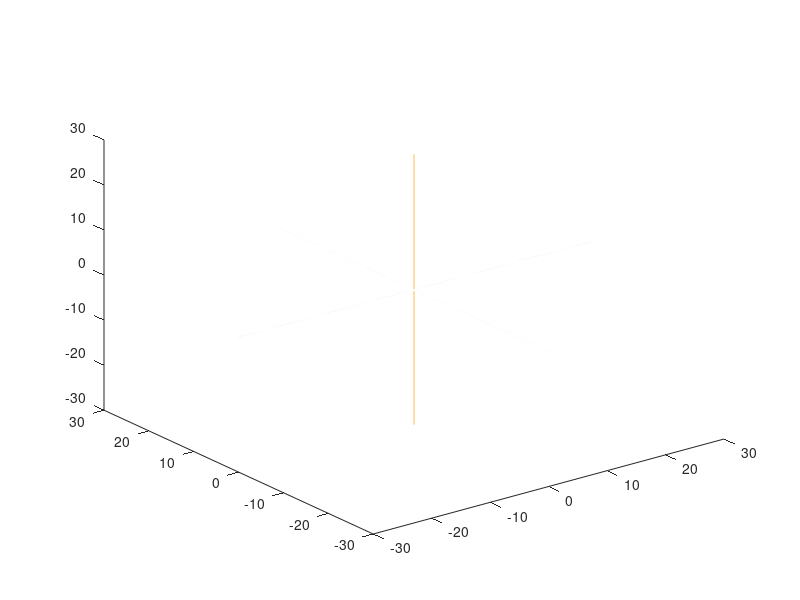

This figure's MATLAB source: (Note: this script raises an error after producing the figure.)
function Hand_Min_Max_Right_Instance_CSVRead()
Data = csvread('RightHandMotionData.csv', 1, 0);
Data2 = csvread('RightHandMotion_Min_Max_Data.csv', 1, 1);

%Getting Min and Max Data
RMax = Data2(2,1);
RMin = Data2(4,1);
IMax = Data2(2,2);
IMin = Data2(4,2);
TMax = Data2(2,3);
TMin = Data2(4,3);
PMax = Data2(2,4);
PMin = Data2(4,4);

Time = Data(1:end, 1);
Size = length(Time);
red = Data(1:end, 2);
blue = Data(1:end, 5);
green = Data(1:end, 3);
white = Data(1:end, 4);

Helper = 90*ones(Size,1);
Helper2 = -pi/2*ones(Size,1);
Helper3 = -pi*ones(Size,1);
red = Helper - red;
blue = Helper - blue;
green = Helper - green;
white = Helper - white;



red = pi/180*red; %Ring Finger
blue = pi/180*blue;
green = pi/180*green;%Index Finger
white = pi/180*white;%Thumb

red2 = 2*red;
green2 = 2*green;
blue2 = 2*blue;
white2= 2*white;

red2 = red2 + Helper2;
green2 = green2 + Helper2;
blue2 = blue2 + Helper2;
white2= white2 + Helper2;

red3 = 3*red;
green3 = 3*green;
blue3 = 3*blue;
white3 = 3*white;

red3 = red3 + Helper3;
green3 = green3 + Helper3;
blue3 = blue3 + Helper3;
white3 = white3 + Helper3;

scale = 2;
%------------------Spherical Coordinate Conversion-------------------------
Theta = pi/2*ones(Size, 1);
Theta_Thumb = -pi/4*ones(Size,1);
%Finger Length Matrix for lower half of finger
Finger_Lower_1 = scale*2*ones(Size,1);%Pinky
Finger_Lower_2 = scale*2.4*ones(Size,1);
Finger_Lower_3 = scale*2.8*ones(Size,1);
Finger_Lower_4 = scale*2.5*ones(Size,1);%Index Finger
Thumb_Lower = scale*2.5*ones(Size,1);
Finger_Middle_1 = scale*1.6*ones(Size,1);%Pinky
Finger_Middle_2 = scale*2.7*ones(Size,1);
Finger_Middle_3 = scale*2.8*ones(Size,1);
Finger_Middle_4 = scale*2.6*ones(Size,1);%Index Finger
Thumb_Upper = scale*2.5*ones(Size,1); %Thumbs only have two parts
Finger_Upper_1 = scale*2*ones(Size,1);
Finger_Upper_2 = scale*2.5*ones(Size,1);
Finger_Upper_3 = scale*2.5*ones(Size,1);
Finger_Upper_4 = scale*2.3*ones(Size,1);

%Conversion from Spherical to Rectangular Coordinates 
%Pinky 1
x_1_1 = Finger_Lower_1.*sin(blue).*cos(Theta);
y_1_1 = Finger_Lower_1.*sin(blue).*sin(Theta);
z_1_1 = Finger_Lower_1.*cos(blue);

%Pinky 2
x_2_1 = Finger_Middle_1.*sin(blue2).*cos(Theta);
y_2_1 = Finger_Middle_1.*sin(blue2).*sin(Theta);
z_2_1 = Finger_Middle_1.*cos(blue2);

%Pinky 3
x_3_1 = Finger_Upper_1.*sin(blue3).*cos(Theta);
y_3_1 = Finger_Upper_1.*sin(blue3).*sin(Theta);
z_3_1 = Finger_Upper_1.*cos(blue3);

%Ring Finger 1
x_1_2 = Finger_Lower_2.*sin(red).*cos(Theta);
y_1_2 = Finger_Lower_2.*sin(red).*sin(Theta);
z_1_2 = Finger_Lower_2.*cos(red);

%Ring Finger 2
x_2_2 = Finger_Middle_2.*sin(red2).*cos(Theta);
y_2_2 = Finger_Middle_2.*sin(red2).*sin(Theta);
z_2_2 = Finger_Middle_2.*cos(red2);

%Ring Finger 3
x_3_2 = Finger_Upper_2.*sin(red3).*cos(Theta);
y_3_2 = Finger_Upper_2.*sin(red3).*sin(Theta);
z_3_2 = Finger_Upper_2.*cos(red3);


%Middle Finger 1
x_1_3 = Finger_Lower_3.*sin(red).*cos(Theta);
y_1_3 = Finger_Lower_3.*sin(red).*sin(Theta);
z_1_3 = Finger_Lower_3.*cos(red);

%Middle Finger 2
x_2_3 = Finger_Middle_3.*sin(red2).*cos(Theta);
y_2_3 = Finger_Middle_3.*sin(red2).*sin(Theta);
z_2_3 = Finger_Middle_3.*cos(red2);

%Middle Finger 3
x_3_3 = Finger_Upper_3.*sin(red3).*cos(Theta);
y_3_3 = Finger_Upper_3.*sin(red3).*sin(Theta);
z_3_3 = Finger_Upper_3.*cos(red3);

%Index Finger 1
x_1_4 = Finger_Lower_4.*sin(green).*cos(Theta);
y_1_4 = Finger_Lower_4.*sin(green).*sin(Theta);
z_1_4 = Finger_Lower_4.*cos(green);

%Index Finger 2
x_2_4 = Finger_Middle_4.*sin(green2).*cos(Theta);
y_2_4 = Finger_Middle_4.*sin(green2).*sin(Theta);
z_2_4 = Finger_Middle_4.*cos(green2);

%Index Finger 3
x_3_4 = Finger_Upper_4.*sin(green3).*cos(Theta);
y_3_4 = Finger_Upper_4.*sin(green3).*sin(Theta);
z_3_4 = Finger_Upper_4.*cos(green3);

%Thumb 1
x_1_5 = Thumb_Lower.*sin(white).*cos(Theta_Thumb);
y_1_5 = Thumb_Lower.*sin(white).*sin(Theta_Thumb);
z_1_5 = Thumb_Lower.*cos(white);

%Ihumb 2
x_2_5 = Thumb_Upper.*sin(white2).*cos(Theta_Thumb);
y_2_5 = Thumb_Upper.*sin(white2).*sin(Theta_Thumb);
z_2_5 = Thumb_Upper.*cos(white2);









%--------------------------------------------------------------------------
%Line/Axis Plots 
t1a = -30:.01:30;
t1b = 0*t1a;
t1c = 0*t1a;

t2b = -30:.01:30;
t2a = 0*t2b;
t2c = 0*t2b;

t3c = -30:.01:30;
t3a = 0*t3c;
t3b = 0*t3c;
%--------------------------------------------------------------------------

finger_r = 1.5;
thumb_r = 1.6;
n = 20;
cyl_color_1 = 'yellow';
cyl_color_2 = 'yellow';
cyl_color_3 = 'yellow';
cyl_color_4 = 'yellow';
cyl_color_5 = 'yellow';

closed = 1;
lines = 0;

for j = 1:Size
    %Axis Plots are necessary for instances not to show
    %Plot Axes
    plot3(t1a, t1b, t1c);
    hold on
    plot3(t2a, t2b, t2c);
    hold on
    plot3(t3a, t3b, t3c);
    hold on
    
    %Coordinate Set
    %Pinky 1
    xyz_begin_1_1 = [1.5 0 0];
    
    xyz_end_1_1 = [x_1_1(j) y_1_1(j) z_1_1(j)] + xyz_begin_1_1;
    
    %Pinky 2
    xyz_begin_2_1 = xyz_end_1_1;
    
    xyz_end_2_1 = [x_2_1(j) y_2_1(j) z_2_1(j)] + xyz_begin_2_1;
    
    %Pinky 3
    xyz_begin_3_1 = xyz_end_2_1;
    
    xyz_end_3_1 = [x_3_1(j) y_3_1(j) z_3_1(j)] + xyz_begin_3_1;
    
    %Ring 1
    xyz_begin_1_2 = [5 0 0];
    
    xyz_end_1_2 = [x_1_2(j) y_1_2(j) z_1_2(j)] + xyz_begin_1_2;
    
    %Ring 2
    xyz_begin_2_2 = xyz_end_1_2;
    
    xyz_end_2_2 = [x_2_2(j) y_2_2(j) z_2_2(j)] + xyz_begin_2_2;
    
    %Ring 3
    xyz_begin_3_2 = xyz_end_2_2;
    
    xyz_end_3_2 = [x_3_2(j) y_3_2(j) z_3_2(j)] + xyz_begin_3_2;
    
    %Middle 1
    xyz_begin_1_3 = [8.5 0 0];
    
    xyz_end_1_3 = [x_1_3(j) y_1_3(j) z_1_3(j)] + xyz_begin_1_3;
    
    %Middle 2
    xyz_begin_2_3 = xyz_end_1_3;
    
    xyz_end_2_3 = [x_2_3(j) y_2_3(j) z_2_3(j)] + xyz_begin_2_3;
    
    %Middle 3
    xyz_begin_3_3 = xyz_end_2_3;
    
    xyz_end_3_3 = [x_3_3(j) y_3_3(j) z_3_3(j)] + xyz_begin_3_3;
    
    %Index 1
    xyz_begin_1_4 = [13 0 0];
    
    xyz_end_1_4 = [x_1_4(j) y_1_4(j) z_1_4(j)] + xyz_begin_1_4;
    
    %Index 2
    xyz_begin_2_4 = xyz_end_1_4;
    
    xyz_end_2_4 = [x_2_4(j) y_2_4(j) z_2_4(j)] + xyz_begin_2_4;
    
    %Index 3
    xyz_begin_3_4 = xyz_end_2_4;
    
    xyz_end_3_4 = [x_3_4(j) y_3_4(j) z_3_4(j)] + xyz_begin_3_4;
    
    %Thumb 1
    xyz_begin_1_5 = [15 -10 0];
    
    xyz_end_1_5 = [x_1_5(j) y_1_5(j) z_1_5(j)] + xyz_begin_1_5;
    
    %Thumb 2
    xyz_begin_2_5 = xyz_end_1_5;
    
    xyz_end_2_5 = [x_2_5(j) y_2_5(j) z_2_5(j)] + xyz_begin_2_5;

    %Plot Rectangle Hand
    Cylinder([7.5 0 -7.5],[7.5 -10 -7.5],7.5,n,cyl_color,closed,lines)
    
    %Plotting Fingers -----------------------------------------------------
    %Pinky
    switch(j)
        case PMax
            cyl_color_1 = 'blue';
        case PMin
            cyl_color_1 = 'red';
        otherwise
            cyl_color_1 = 'yellow';
    end
    
    Cylinder(xyz_begin_1_1,xyz_end_1_1,finger_r,n,cyl_color_1,closed,lines)
    hold on
    Cylinder(xyz_begin_2_1,xyz_end_2_1,finger_r,n,cyl_color_1,closed,lines)
    hold on
    Cylinder(xyz_begin_3_1,xyz_end_3_1,finger_r,n,cyl_color_1,closed,lines)
    hold on
    
    %Ring
    switch(j)
        case RMax
            cyl_color_2 = 'blue';
        case RMin
            cyl_color_2 = 'red';
        otherwise
            cyl_color_2 = 'yellow';
    end
    
    Cylinder(xyz_begin_1_2,xyz_end_1_2,finger_r,n,cyl_color_2,closed,lines)
    hold on
    Cylinder(xyz_begin_2_2,xyz_end_2_2,finger_r,n,cyl_color_2,closed,lines)
    hold on
    Cylinder(xyz_begin_3_2,xyz_end_3_2,finger_r,n,cyl_color_2,closed,lines)
    hold on
    
    
    %Middle
    switch(j)
        case RMax
            cyl_color_3 = 'blue';
        case RMin
            cyl_color_3 = 'red';
        otherwise
            cyl_color_3 = 'yellow';
    end
    
    Cylinder(xyz_begin_1_3,xyz_end_1_3,finger_r,n,cyl_color_3,closed,lines)
    hold on
    Cylinder(xyz_begin_2_3,xyz_end_2_3,finger_r,n,cyl_color_3,closed,lines)
    hold on
    Cylinder(xyz_begin_3_3,xyz_end_3_3,finger_r,n,cyl_color_3,closed,lines)
    hold on
    
    
    %Index
    switch(j)
        case IMax
            cyl_color_4 = 'blue';
        case IMin
            cyl_color_4 = 'red';
        otherwise
            cyl_color_4 = 'yellow';
    end
    
    Cylinder(xyz_begin_1_4,xyz_end_1_4,finger_r,n,cyl_color_4,closed,lines)
    hold on
    Cylinder(xyz_begin_2_4,xyz_end_2_4,finger_r,n,cyl_color_4,closed,lines)
    hold on
    Cylinder(xyz_begin_3_4,xyz_end_3_4,finger_r,n,cyl_color_4,closed,lines)
    hold on
    
    
    %Thumb
    switch(j)
        case TMax
            cyl_color_5 = 'blue';
        case TMin
            cyl_color_5 = 'red';
        otherwise
            cyl_color_5 = 'yellow';
    end
    
    Cylinder(xyz_begin_1_5,xyz_end_1_5,thumb_r,n,cyl_color_5,closed,lines)
    hold on
    Cylinder(xyz_begin_2_5,xyz_end_2_5,thumb_r,n,cyl_color_5,closed,lines)
    hold on
   
    
    
    
    axis([-10 20 -20 20 -20 20])
    drawnow
    hold on
end


clear;